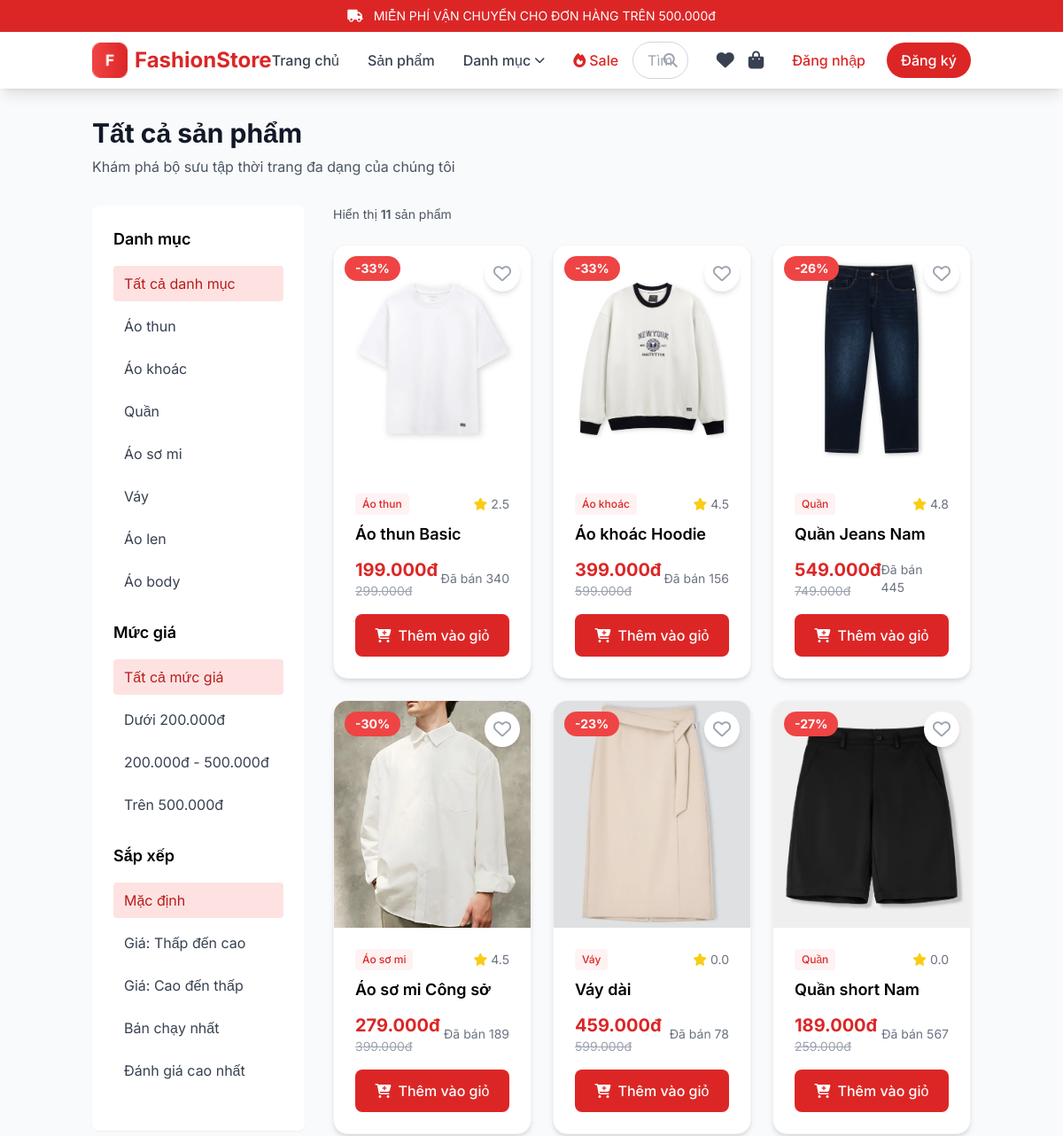
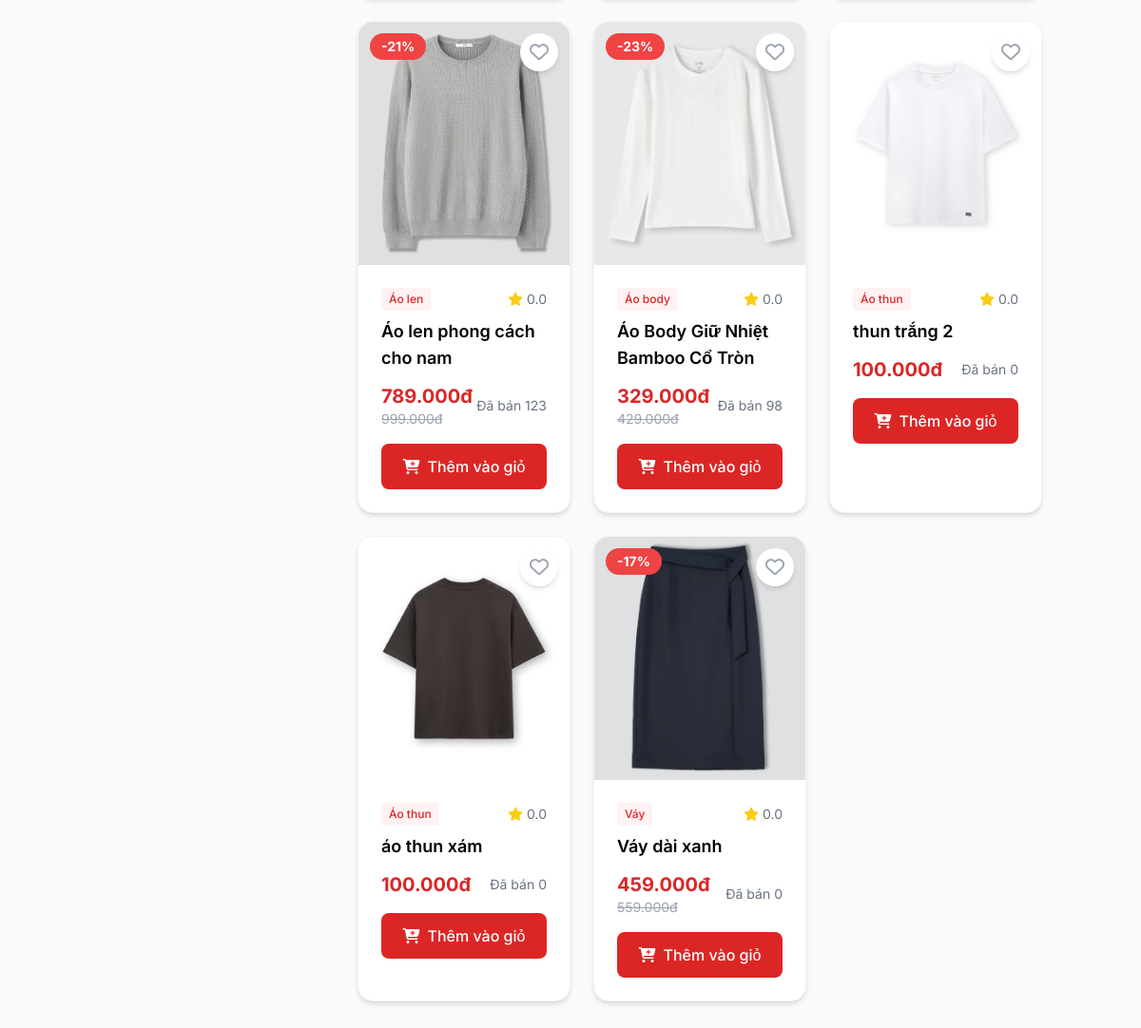
Page /products on the committed database (2 pictures, top to bottom).
### database.py (models this page shows)
class Product(db.Model):
    __tablename__ = 'products'
    id = db.Column(db.String(36), primary_key=True)
    name = db.Column(db.String(200), nullable=False)
    price = db.Column(db.Integer, nullable=False)
    old_price = db.Column(db.Integer, default=0)
    category = db.Column(db.String(100))
    image = db.Column(db.String(500))
    images = db.Column(db.Text)  # JSON array
    description = db.Column(db.Text)
    stock = db.Column(db.Integer, default=0)
    sizes = db.Column(db.Text)  # JSON array
    colors = db.Column(db.Text)  # JSON array
    color_images = db.Column(db.Text)  # JSON object mapping colors to image URLs
    rating = db.Column(db.Float, default=0.0)
    reviews = db.Column(db.Integer, default=0)
    sold = db.Column(db.Integer, default=0)
    featured = db.Column(db.Boolean, default=False)
    created_at = db.Column(db.DateTime, default=datetime.now)
    def to_dict(self):
        return {
            'id': self.id,
            'name': self.name,
            'price': self.price,
            'old_price': self.old_price,
            'category': self.category,
            'image': self.image,
            'images': json.loads(self.images) if self.images else [],
            'description': self.description,
            'stock': self.stock,
            'sizes': json.loads(self.sizes) if self.sizes else [],
            'colors': json.loads(self.colors) if self.colors else [],
            'color_images': json.loads(self.color_images) if self.color_images else {},
            'rating': self.rating,
            'reviews': self.reviews,
            'sold': self.sold,
            'featured': self.featured,
            'created_at': self.created_at.isoformat() if self.created_at else None
        }

### flask_clothing_store.py (the view, shortened to what this page needs)
@app.route('/products')
def products():
    category = request.args.get('category', '')
    search = request.args.get('q', '')
    price_range = request.args.get('price', '')
    sort = request.args.get('sort', '')
    query = Product.query
    if category:
        query = query.filter_by(category=category)
    results = query.all()
    if search:
        search_lower = search.lower() # Đổi từ khóa tìm kiếm về chữ thường
        results = [p for p in results if search_lower in p.name.lower()]
    filtered_products = [p.to_dict() for p in results]
    return render_template('products.html',
                         products=filtered_products,
                         category=category,
                         search=search,
                         price_range=price_range,
                         sort=sort)

### flask_clothing_store.py (called while the page is built)
def format_price(price):
    return f"{price:,.0f}đ".replace(',', '.')

def get_cart():
    return session.get('cart', [])

def get_wishlist():
    user_email = session.get('user', {}).get('email')
    if user_email:
        user = User.query.get(user_email)
        if user:
            return json.loads(user.wishlist) if user.wishlist else []
    return []

def get_categories():
    categories = db.session.query(Product.category).distinct().all()
    return [c[0] for c in categories]

@app.context_processor
def utility_processor():
    return {
        'now': datetime.datetime.now(),
        'wishlist_count': lambda: len(get_wishlist()),
        'cart_count': lambda: len(get_cart()),
        'format_price': format_price,
        'get_featured_products': get_featured_products,
        'get_best_sellers': get_best_sellers,
        'get_categories': get_categories,
        'get_wishlist': get_wishlist
    }

### templates/products.html (shortened to what this page needs)
{% extends "base.html" %}
{% block content %}
<div class="container mx-auto px-4 py-8">
    <div class="mb-8">
        <h1 class="text-3xl font-bold text-gray-900 mb-2">
            {% if page_title %}
                {{ page_title }}
            {% else %}
                Tất cả sản phẩm
            {% endif %}
        </h1>
        <p class="text-gray-600">Khám phá bộ sưu tập thời trang đa dạng của chúng tôi</p>
    </div>
    <div class="flex flex-col lg:flex-row gap-8">
        <div class="lg:w-1/4">
            <div class="bg-white rounded-lg shadow-sm p-6 sticky top-24">
                <div class="mb-6">
                    <h3 class="font-semibold text-lg mb-4">Danh mục</h3>
                    <div class="space-y-2">
                        <a href="{{ url_for('products') }}" class="block py-2 px-3 rounded hover:bg-red-50 {% if not category %}bg-red-100 text-red-700{% else %}text-gray-700{% endif %}">
                            Tất cả danh mục
                        </a>
                        {% for cat in get_categories() %}
                        <a href="{{ url_for('products') }}?category={{ cat }}" class="block py-2 px-3 rounded hover:bg-red-50 {% if category == cat %}bg-red-100 text-red-700{% else %}text-gray-700{% endif %}">
                            {{ cat }}
                        </a>
                        {% endfor %}
                    </div>
                </div>
                <div class="mb-6">
                    <h3 class="font-semibold text-lg mb-4">Mức giá</h3>
                    <div class="space-y-2">
                        <a href="{{ url_for('products') }}{% if category %}?category={{ category }}{% endif %}" class="block py-2 px-3 rounded hover:bg-red-50 {% if not price_range %}bg-red-100 text-red-700{% else %}text-gray-700{% endif %}">
                            Tất cả mức giá
                        </a>
                        <a href="{{ url_for('products') }}{% if category %}?category={{ category }}&{% else %}?{% endif %}price=0-200000" class="block py-2 px-3 rounded hover:bg-red-50 {% if price_range == '0-200000' %}bg-red-100 text-red-700{% else %}text-gray-700{% endif %}">
                            Dưới 200.000đ
                        </a>
                        <a href="{{ url_for('products') }}{% if category %}?category={{ category }}&{% else %}?{% endif %}price=200000-500000" class="block py-2 px-3 rounded hover:bg-red-50 {% if price_range == '200000-500000' %}bg-red-100 text-red-700{% else %}text-gray-700{% endif %}">
                            200.000đ - 500.000đ
                        </a>
                        <a href="{{ url_for('products') }}{% if category %}?category={{ category }}&{% else %}?{% endif %}price=500000-999999999" class="block py-2 px-3 rounded hover:bg-red-50 {% if price_range == '500000-999999999' %}bg-red-100 text-red-700{% else %}text-gray-700{% endif %}">
                            Trên 500.000đ
                        </a>
                    </div>
                </div>
                <div class="mb-6">
                    <h3 class="font-semibold text-lg mb-4">Sắp xếp</h3>
                    <div class="space-y-2">
                        <a href="{{ url_for('products') }}" class="block py-2 px-3 rounded hover:bg-red-50 {% if not sort %}bg-red-100 text-red-700{% else %}text-gray-700{% endif %}">
                            Mặc định
                        </a>
                        <a href="{{ url_for('products') }}{% if category or price_range %}?{% if category %}category={{ category }}{% if price_range %}&{% endif %}{% endif %}{% if price_range %}price={{ price_range }}{% if sort %}&{% endif %}{% endif %}{% else %}?{% endif %}sort=price_asc" class="block py-2 px-3 rounded hover:bg-red-50 {% if sort == 'price_asc' %}bg-red-100 text-red-700{% else %}text-gray-700{% endif %}">
                            Giá: Thấp đến cao
                        </a>
                        <a href="{{ url_for('products') }}{% if category or price_range %}?{% if category %}category={{ category }}{% if price_range %}&{% endif %}{% endif %}{% if price_range %}price={{ price_range }}{% if sort %}&{% endif %}{% endif %}{% else %}?{% endif %}sort=price_desc" class="block py-2 px-3 rounded hover:bg-red-50 {% if sort == 'price_desc' %}bg-red-100 text-red-700{% else %}text-gray-700{% endif %}">
                            Giá: Cao đến thấp
                        </a>
                        <a href="{{ url_for('products') }}{% if category or price_range %}?{% if category %}category={{ category }}{% if price_range %}&{% endif %}{% endif %}{% if price_range %}price={{ price_range }}{% if sort %}&{% endif %}{% endif %}{% else %}?{% endif %}sort=popular" class="block py-2 px-3 rounded hover:bg-red-50 {% if sort == 'popular' %}bg-red-100 text-red-700{% else %}text-gray-700{% endif %}">
                            Bán chạy nhất
                        </a>
                        <a href="{{ url_for('products') }}{% if category or price_range %}?{% if category %}category={{ category }}{% if price_range %}&{% endif %}{% endif %}{% if price_range %}price={{ price_range }}{% if sort %}&{% endif %}{% endif %}{% else %}?{% endif %}sort=rating" class="block py-2 px-3 rounded hover:bg-red-50 {% if sort == 'rating' %}bg-red-100 text-red-700{% else %}text-gray-700{% endif %}">
                            Đánh giá cao nhất
                        </a>
                    </div>
                </div>
            </div>
        </div>
        <div class="lg:w-3/4">
            <div class="flex flex-col sm:flex-row justify-between items-start sm:items-center mb-6 gap-4">
                <div class="text-sm text-gray-600">
                    <p>Hiển thị <span class="font-semibold">{{ products|length }}</span> sản phẩm</p>
                </div>
            </div>
            {% if products %}
            <div class="grid grid-cols-1 sm:grid-cols-2 lg:grid-cols-3 gap-6">
                {% for product in products %}
                <div class="bg-white rounded-2xl shadow-md overflow-hidden product-card border border-gray-100">
                    <div class="relative">
                        {% if product.old_price > product.price %}
                        <span class="absolute top-3 left-3 bg-red-500 text-white px-3 py-1 rounded-full text-sm font-bold sale-badge z-10">
                            -{{ ((product.old_price - product.price) / product.old_price * 100)|int }}%
                        </span>
                        {% endif %}
                        {% set in_wishlist = product.id in get_wishlist() %}
                        <button onclick="toggleWishlist(this, '{{ product.id }}')"
                                class="absolute top-3 right-3 w-10 h-10 rounded-full flex items-center justify-center shadow-md transition-colors bg-white z-10
                                {% if in_wishlist %} text-red-500 {% else %} text-gray-400 hover:text-red-500 {% endif %}">
                            <i class="{% if in_wishlist %}fas{% else %}far{% endif %} fa-heart text-xl"></i>
                        </button>
                        <a href="{{ url_for('product_detail', pid=product.id) }}">
                            <img src="{{ product.image }}" alt="{{ product.name }}"
                                 class="w-full h-64 object-cover hover:scale-105 transition-transform duration-300">
                        </a>
                    </div>
                    <div class="p-6">
                        <div class="flex items-center justify-between mb-2">
                            <span class="text-xs font-medium text-red-600 bg-red-50 px-2 py-1 rounded">{{ product.category }}</span>
                            <div class="flex items-center text-sm text-gray-500">
                                <i class="fas fa-star text-yellow-400 mr-1"></i>
                                <span>{{ product.rating }}</span>
                            </div>
                        </div>
                        <h3 class="font-semibold text-lg mb-3 hover:text-red-600 transition-colors">
                            <a href="{{ url_for('product_detail', pid=product.id) }}">{{ product.name }}</a>
                        </h3>
                        <div class="flex items-center justify-between mb-4">
                            <div>
                                <div class="font-bold text-red-600 text-xl">{{ format_price(product.price) }}</div>
                                {% if product.old_price > product.price %}
                                <div class="text-sm text-gray-400 line-through">{{ format_price(product.old_price) }}</div>
                                {% endif %}
                            </div>
                            <div class="text-sm text-gray-500">Đã bán {{ product.sold }}</div>
                        </div>
                        <form method="post" action="{{ url_for('add_to_cart') }}">
                            <button type="submit" class="w-full bg-red-600 text-white py-3 rounded-lg hover:bg-red-700 transition-colors font-medium flex items-center justify-center">
                                <i class="fas fa-cart-plus mr-2"></i>Thêm vào giỏ
                            </button>
                        </form>
                    </div>
                </div>
                {% endfor %}
            </div>
            {% endif %}
        </div>
    </div>
</div>
{% endblock %}

### templates/base.html (style rules this page uses)
* { font-family: 'Inter', sans-serif; }
.product-card { transition: all 0.3s ease; }
.sale-badge { animation: pulse 2s infinite; }

### rows in the picture
Product: old_price+price "33", image (picture), category "Áo thun", rating "2.5", name "Áo thun Basic", price "199.000đ", old_price "299.000đ", sold "340"
Product: old_price+price "33", image (picture), category "Áo khoác", rating "4.5", name "Áo khoác Hoodie", price "399.000đ", old_price "599.000đ", sold "156"
Product: old_price+price "26", image (picture), category "Quần", rating "4.8", name "Quần Jeans Nam", price "549.000đ", old_price "749.000đ", sold "445"
Product: old_price+price "30", image (picture), category "Áo sơ mi", rating "4.5", name "Áo sơ mi Công sở", price "279.000đ", old_price "399.000đ", sold "189"
Product: old_price+price "23", image (picture), category "Váy", rating "0.0", name "Váy dài", price "459.000đ", old_price "599.000đ", sold "78"
Product: old_price+price "27", image (picture), category "Quần", rating "0.0", name "Quần short Nam", price "189.000đ", old_price "259.000đ", sold "567"
Product: old_price+price "21", image (picture), category "Áo len", rating "0.0", name "Áo len phong cách cho nam", price "789.000đ", old_price "999.000đ", sold "123"
Product: old_price+price "23", image (picture), category "Áo body", rating "0.0", name "Áo Body Giữ Nhiệt Bamboo Cổ Tròn", price "329.000đ", old_price "429.000đ", sold "98"
Product: image (picture), category "Áo thun", rating "0.0", name "thun trắng 2", price "100.000đ", sold "0"
Product: image (picture), category "Áo thun", rating "0.0", name "áo thun xám", price "100.000đ", sold "0"
Product: old_price+price "17", image (picture), category "Váy", rating "0.0", name "Váy dài xanh", price "459.000đ", old_price "559.000đ", sold "0"

### other values in the picture
{{ cat }} "Áo thun" "Áo khoác" "Quần" "Áo sơ mi" "Váy" "Áo len" "Áo body"
{{ products|length }} "11"
